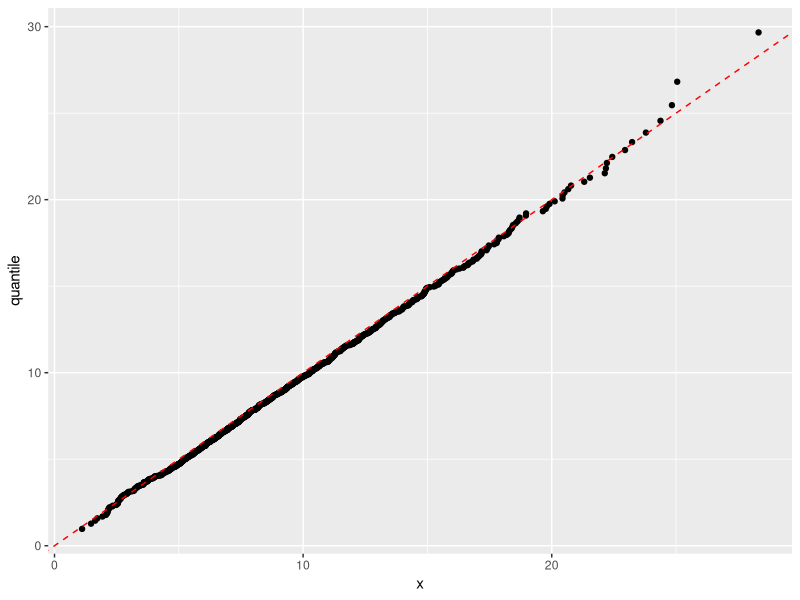
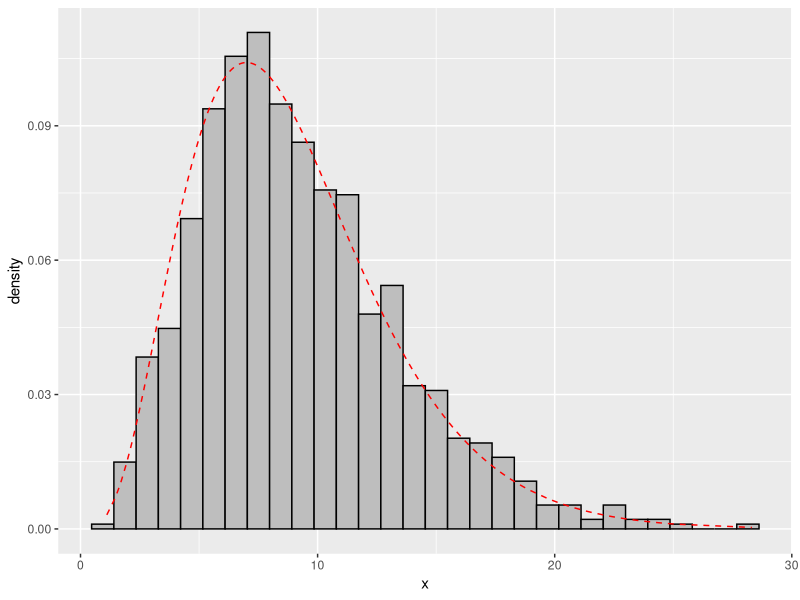

R code for these plots, in order:
# mainLarsenMarx455.R

# this code illustrates theorem that estimated variance times (N-1)
# divided by true variance follows the chi-square distribution with (N-1) df
# see Larsen and Marx, page 455??
rm(list = ls());seed <- 1;set.seed(seed)
require(stats)
library(ggplot2)
sigma <- 0.4#true value
N <- 10#number of samples over which variance will be estimated

S <- 1000 #number of independent simulations over which variance of variance will be estimated

Var <- array(dim = S)# to hold individual variance estimates
scaledS2 <- array(dim = S)#to hold (N-1)*Var[s]/sigma^2 estimates

for (s in 1:S) {
  Var[s] <- var(rnorm(N, sd =  sigma))# sample variance for this simulation
  scaledS2[s] <- (N-1)*Var[s]/sigma^2
}

# preferred way of testing a model
x <- scaledS2
qqData <- data.frame(x = sort(x), quantile = sort(qchisq(ppoints(x), df = N-1)))
qqPlot <- ggplot(data = qqData, mapping = aes(x = x, y = quantile)) + 
  geom_point() + geom_abline(slope = 1, color = "red", linetype = 2)
print(qqPlot)

# if you insist on using histogram...
pdfData <- data.frame(x = x, y = dchisq(x, df = N-1))
histogram <- ggplot(data = qqData, mapping = aes(x = x)) + geom_histogram(mapping = aes(y = ..density..), color = "black", fill = "grey") + 
  geom_line(mapping = aes(y = y), data = pdfData, color = "red", linetype = 2)
print(histogram)
